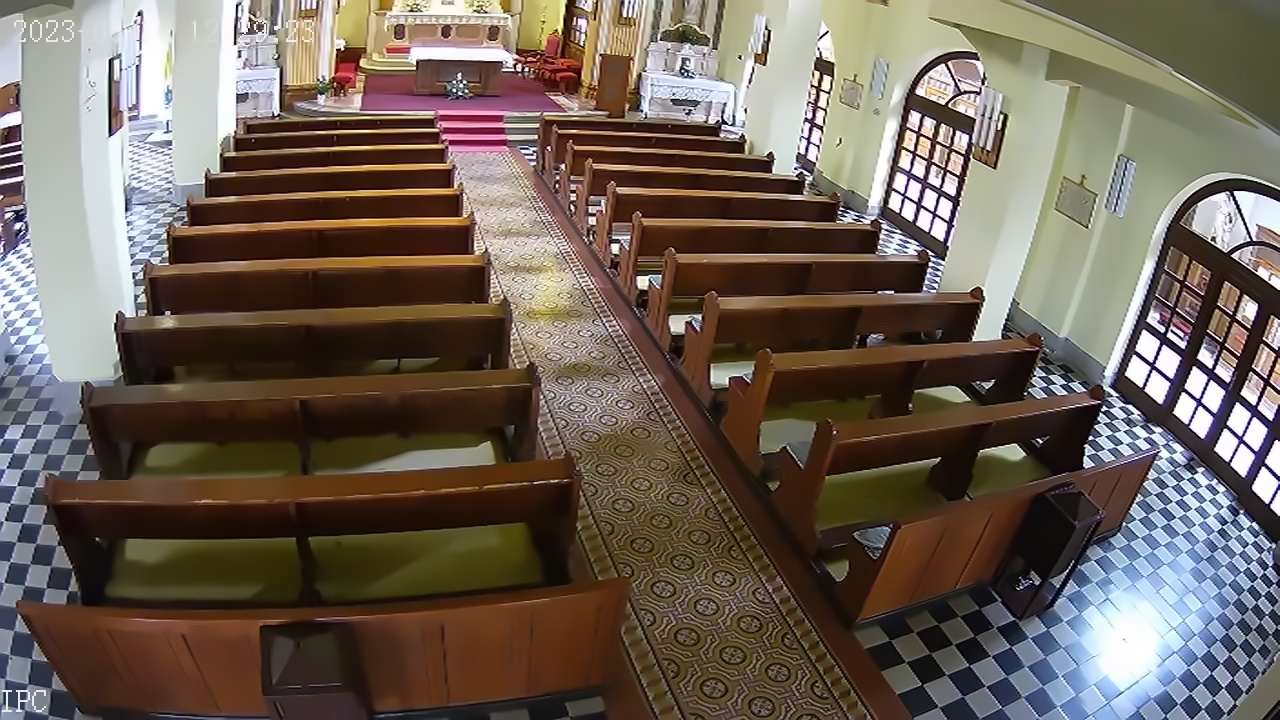
#> input picture test-0.jpg, 1280 x 720 px
$ python -i detection.py   (imports and definitions only)
#> lines starting #> are read from the running program, lines starting #| are printed output that depends on the picture; after the words box and inside, x2 and y2 are one past the last pixel; in counts of white or black regions, pixels touching at a corner belong together
#> further down, picture is the input picture: shape (720, 1280, 3); mean B, G, R 85.7, 96.7, 108.7
# Code written by: Miszori Gergo, Urban Szabolcs, Boviz Daniel
import cv2
import numpy as np
import math
import switch

cam = "rtsp://Hackathon:SzentJozsef1@192.168.0.180:554/cam/realmonitor?channel=2&subtype=1"

# Load the camera
# [1 line not run here, left out]

def show_picture(img):
    cv2.imshow('CAM2 - online footage', img)

def save_image(img, index):
    cv2.imwrite('test-' + str(index) + '.jpg', img)

def reduce_noise(img):
    return cv2.fastNlMeansDenoising(img, None, 1, 7, 21)

def apply_mask(img, mask):
    # Convert the img image to the same data type as the mask image
    img = img.astype(mask.dtype)

    # Create a new image with only the white pixels from the mask
    masked_image = cv2.bitwise_and(img, img, mask=mask)

    # Return the number of connected components
    return masked_image

def prepare_mask(mask):
    # Convert the mask to grayscale
    mask = cv2.cvtColor(mask, cv2.COLOR_BGR2GRAY)

    # Innvert the mask
    mask = cv2.bitwise_not(mask)

    return mask

def prepare_image(img):
    img = reduce_noise(img)

    # [14 lines of commented-out code are left out]

    return img

def detect_person(img):
    # Remove white colors from the image
    img = cv2.inRange(img, (255, 255, 255), (255, 255, 255))

    # Remove noise
    img = cv2.morphologyEx(img, cv2.MORPH_OPEN, None, iterations=2)

    # Count the white pixels
    white_pixels = cv2.countNonZero(img)

    return white_pixels
    #return img

def detect_active_sectors(img):

    # If the img isn't rgb, return -1
    if len(img.shape) != 3:
        return np.array([-1, -1, -1, -1, -1, -1])

    original_img = img
    original_img = prepare_image(original_img)
    img = prepare_image(img)
    masks = np.array(['sect1.jpg', 'sect2.jpg', 'sect3.jpg',
                      'sect4.jpg', 'sect5.jpg', 'sect6.jpg' ])

    sectors = np.array([0, 0, 0, 0, 0, 0])
    sector_trigger = np.array([50, 120, 120, 80, 120, 120])
    index = 0

    for mask in masks:
        mask = cv2.imread(mask)
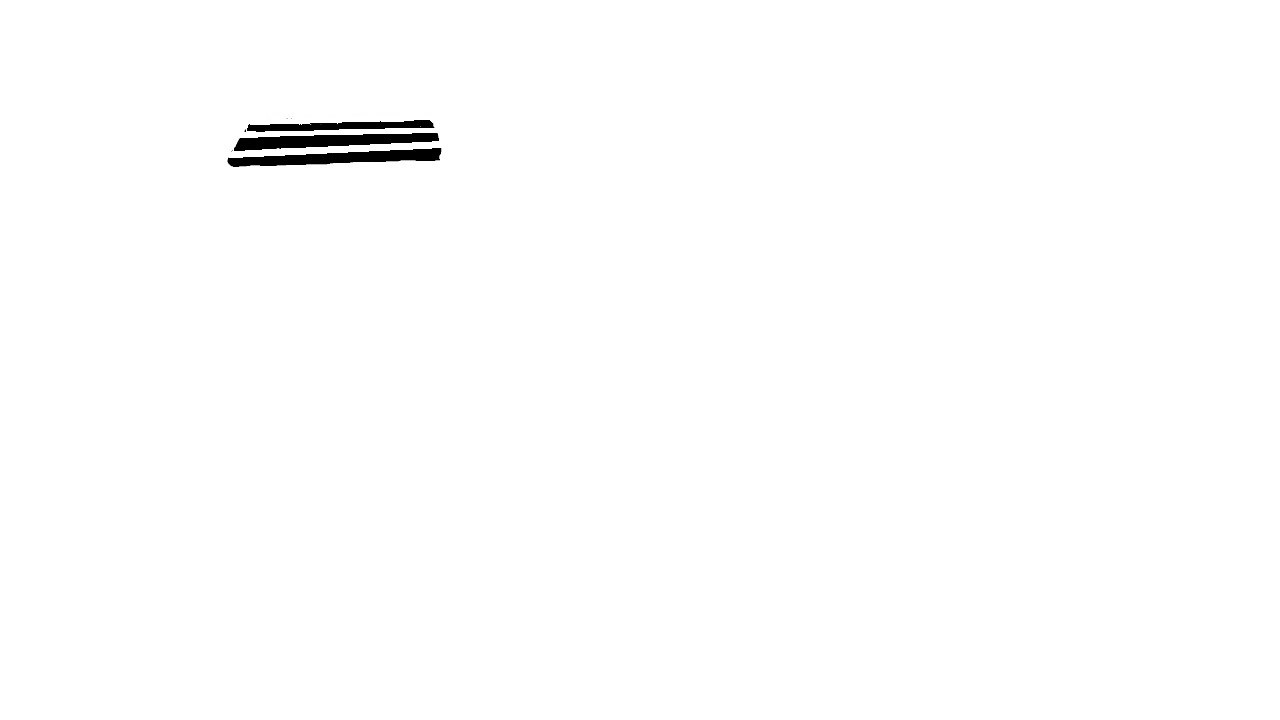
#> input picture final/sect1.jpg, 1280 x 720 px
#> mask is the input picture: shape (720, 1280, 3); min 0, max 255, mean 253.4
        mask = prepare_mask(mask)
#> in prepare_mask, `mask = cv2.bitwise_not(mask)`:
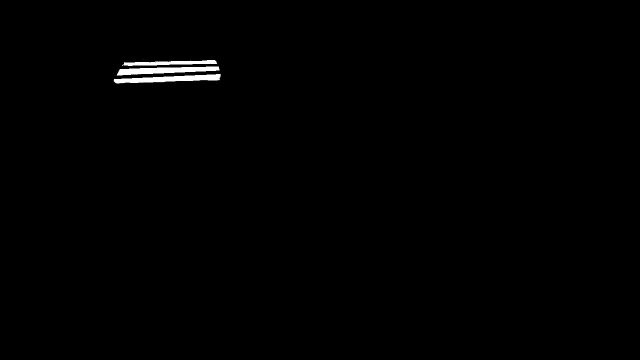
#> mask: shape (720, 1280) (shown at 1/2 size); min 0, max 255, mean 1.6
        img2 = apply_mask(img, mask)

        brightness = 100
        contrast = 500

        if index == 0 or index == 3:
            brightness = 55
            contrast = 500

        if index == 1 or index == 4:
            brightness = 90
            contrast = 500

        img2 = cv2.addWeighted(img2, 1, img2, 0, brightness)
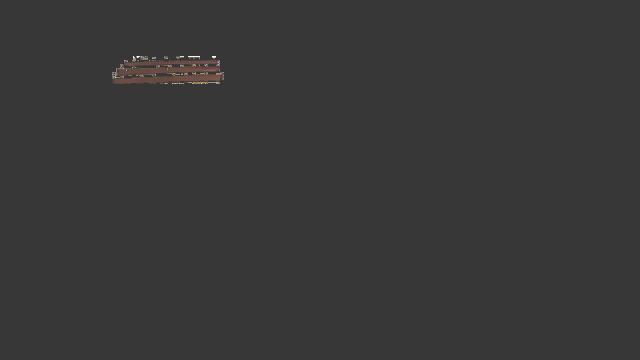
#> img2: shape (720, 1280, 3) (shown at 1/2 size); mean of channels 0, 1, 2 55.2, 55.3, 55.5; drawn as B, G, R
        img2 = cv2.addWeighted(img2, contrast, img2, 0, int(round(255*(1-contrast)/2)))

        print(detect_person(img2))
#> in detect_person, `img = cv2.inRange(img, (255, 255, 255), (255, 255, 255))`:
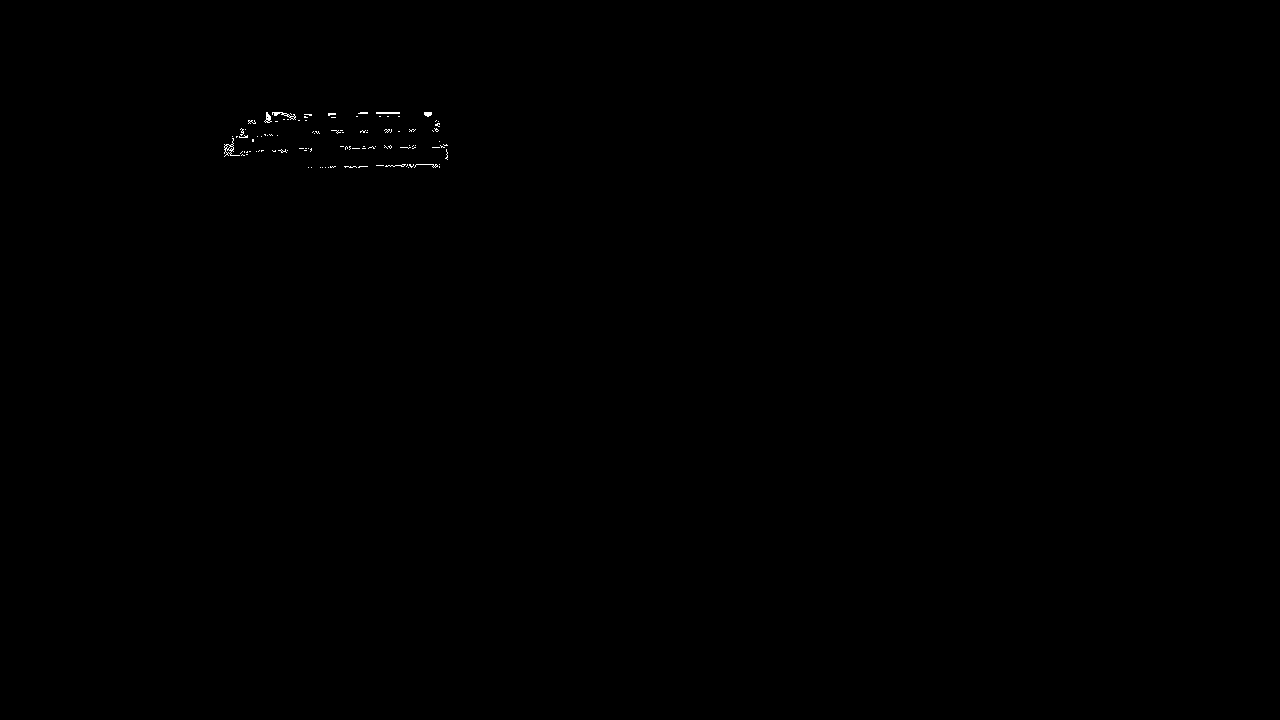
#> img: shape (720, 1280); 0.08% white in thin lines or dots, all inside (x1, y1, x2, y2) = (224, 112, 448, 168)
#> in detect_person, `white_pixels = cv2.countNonZero(img)`: white_pixels = 0
#| 0
        if detect_person(img2) > sector_trigger[index]:
            sectors[index] = 1
            img2 = cv2.inRange(img2, (255, 255, 255), (255, 255, 255))
            img2 = cv2.morphologyEx(img2, cv2.MORPH_OPEN, None, iterations=2)
            contours, hierarchy = cv2.findContours(img2, cv2.RETR_TREE, cv2.CHAIN_APPROX_SIMPLE)
            # Draw rectangles around the detected persons
            for contour in contours:
                x, y, w, h = cv2.boundingRect(contour)
                cv2.rectangle(original_img, (x, y), (x+w, y+h), (0, 255, 0), 2)
        else:
            sectors[index] = 0


        index += 1
#> pass 2 of the loop in detect_active_sectors, `for mask in masks:`:
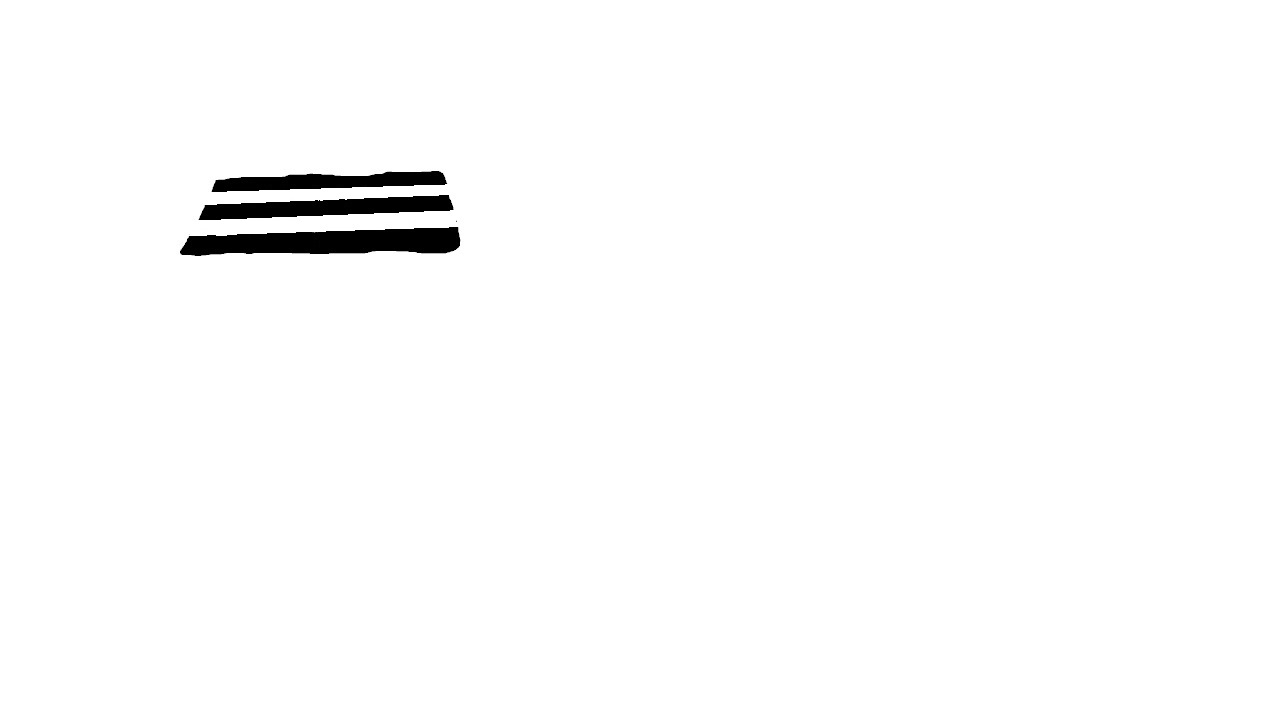
#> input picture final/sect2.jpg, 1280 x 720 px
#> in detect_active_sectors, mask is the input picture: shape (720, 1280, 3); min 0, max 255, mean 251.5
#> in detect_active_sectors, `img2 = cv2.addWeighted(img2, 1, img2, 0, brightness)`:
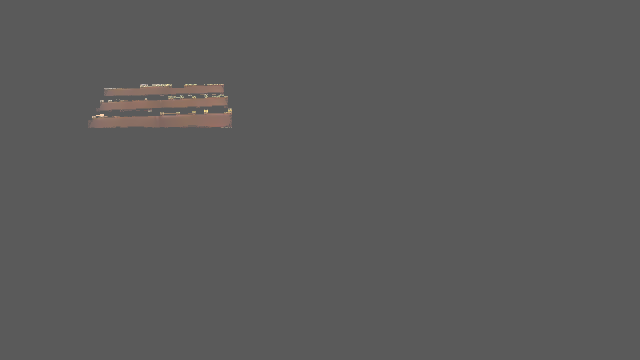
#> img2: shape (720, 1280, 3) (shown at 1/2 size); mean of channels 0, 1, 2 90.2, 90.5, 90.9; drawn as B, G, R
#> in detect_person (call 3), `img = cv2.inRange(img, (255, 255, 255), (255, 255, 255))`:
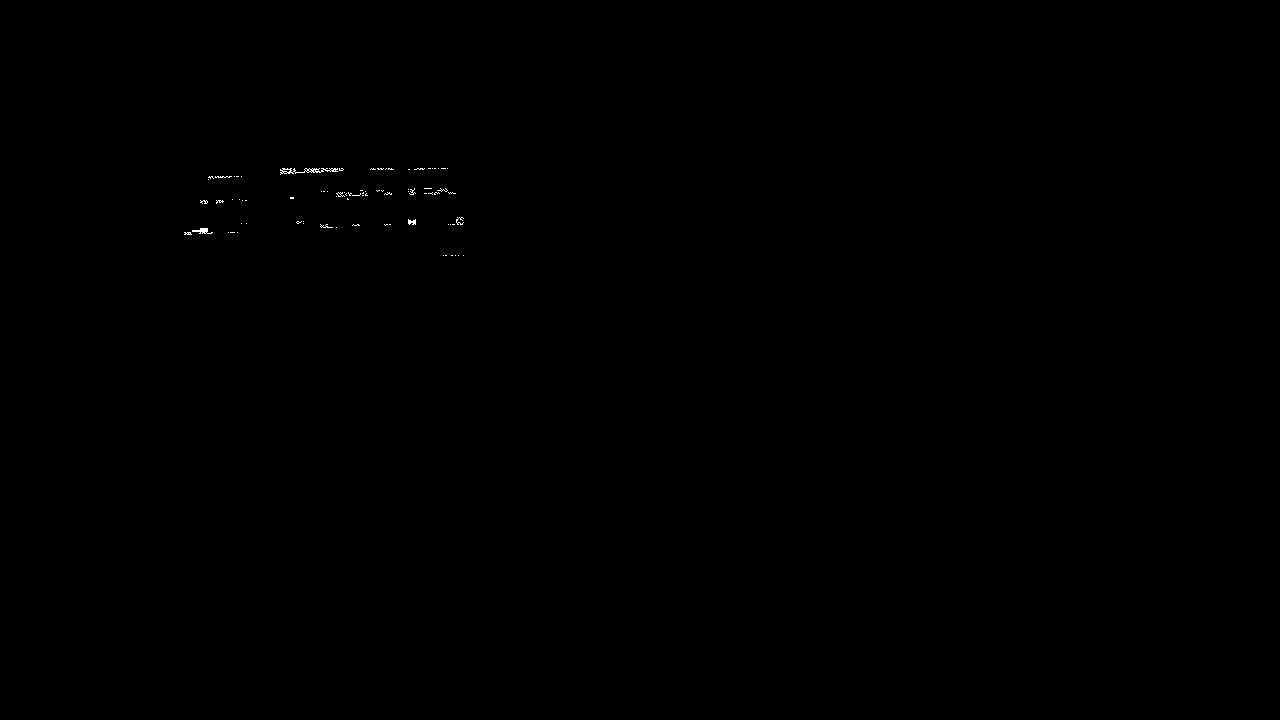
#> img: shape (720, 1280); 0.07% white in thin lines or dots, all inside (x1, y1, x2, y2) = (184, 168, 464, 256)
#| 0
#> pass 3 of the loop in detect_active_sectors, `for mask in masks:`:
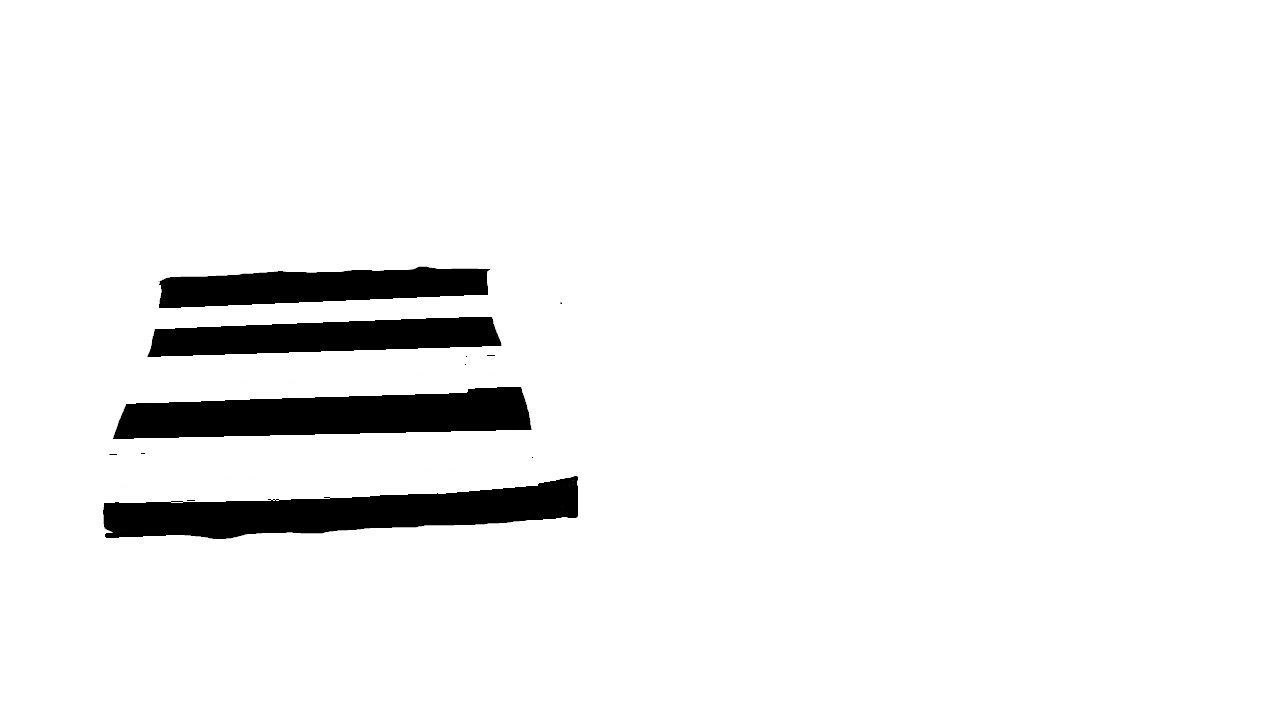
#> input picture final/sect3.jpg, 1280 x 720 px
#> in detect_active_sectors, mask is the input picture: shape (720, 1280, 3); min 0, max 255, mean 240.9
#> in detect_person (call 5), `img = cv2.morphologyEx(img, cv2.MORPH_OPEN, None, iterations=2)`:
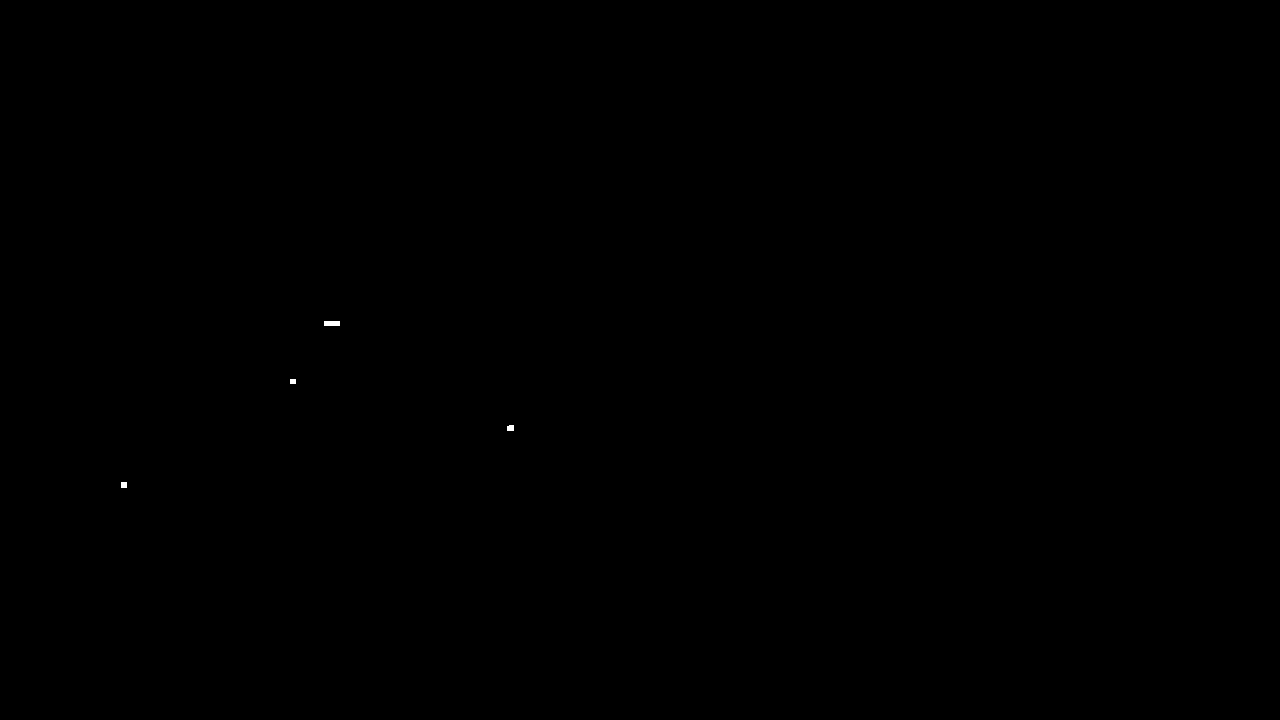
#> img: shape (720, 1280); 0.02% white; 4 white regions
#> white_pixels = 186
#| 186
#> contours = 4 contours; box (x1, y1, x2, y2) and area: (324, 321, 340, 326) 60, (507, 425, 514, 431) 28, (121, 482, 127, 488) 25, (290, 379, 296, 384) 20
#> the loop in detect_active_sectors, `for contour in contours:` made 4 passes
#> (contour, x, y, w, h) on passes 1, 3, 4: ([[121, 482], [121, 487], [126, 487], [126, 482]], 121, 482, 6, 6), ([[290, 379], [290, 383], [295, 383], [295, 379]], 290, 379, 6, 5), ([[324, 321], [324, 325], [339, 325], [339, 321]], 324, 321, 16, 5)
#> after the loop in detect_active_sectors, `for contour in contours:`:
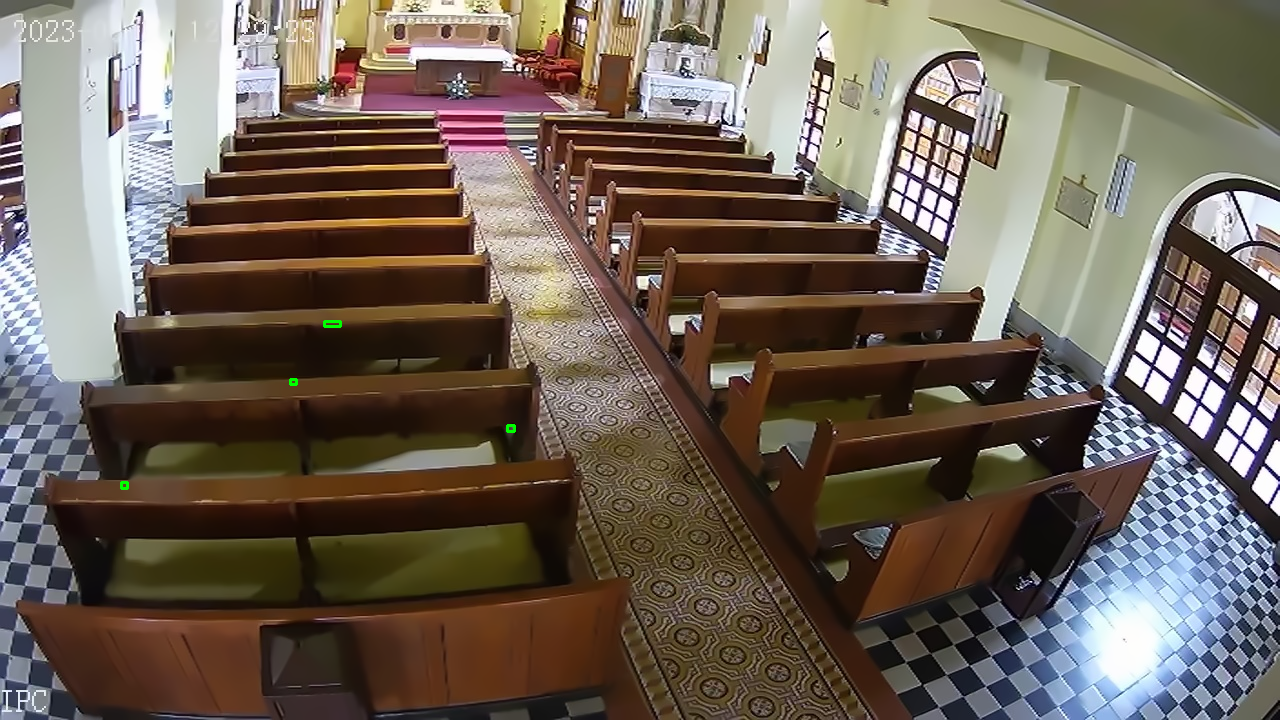
#> original_img: shape (720, 1280, 3); mean of channels 0, 1, 2 85.7, 96.7, 108.7; drawn as B, G, R
#> the loop made 4 passes; the first 3 are shown

    show_picture(original_img)
    return sectors


res_cam_index = 0

# [22 lines not run here, left out]

>>> import cv2
>>> picture = cv2.imread('../test-0.jpg')
#> (the run stopped early here; a loop or call above may not have finished)
